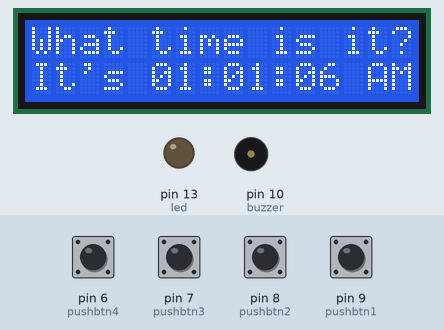
A sketch run on a simulated Arduino Uno, built with avr-gcc and run on an emulated ATmega328P. On the bench: 16×2 character LCD, output pins drawn as LEDs (lit = HIGH), buzzer (waves = sounding, pin HIGH). Inputs (shaded band) come from the test bench; at power-on: pin 6 (pushbtn4), pin 7 (pushbtn3), pin 8 (pushbtn2), pin 9 (pushbtn1) LOW.

Above: at 1.2 s.
1.3 s: pin 8 (pushbtn2) pulled HIGH for 0.25 s
At 1.8 s:
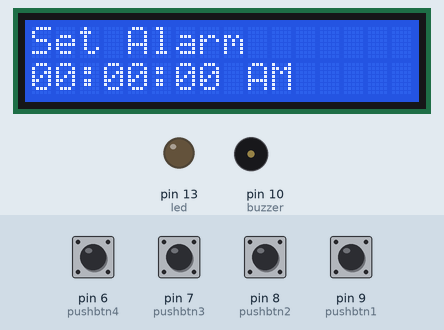
3.8 s: pin 9 (pushbtn1) pulled HIGH for 1 s
At 4.45 s:
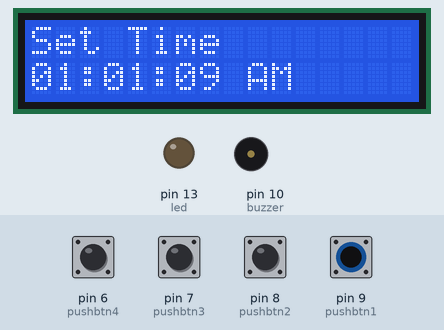
6.4 s: pin 8 (pushbtn2) pulled HIGH for 1 s
At 6.9 s:
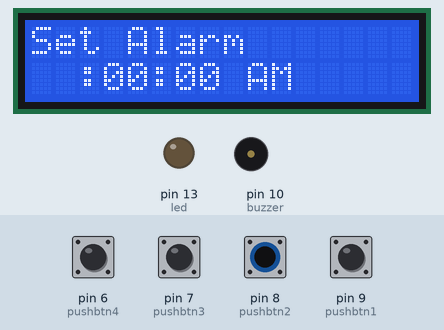
8.9 s: pin 6 (pushbtn4) pulled HIGH for 0.25 s
At 9.54 s:
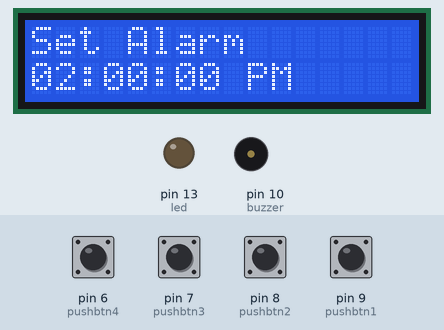
11.5 s: pin 7 (pushbtn3) pulled HIGH for 0.25 s
At 11.98 s:
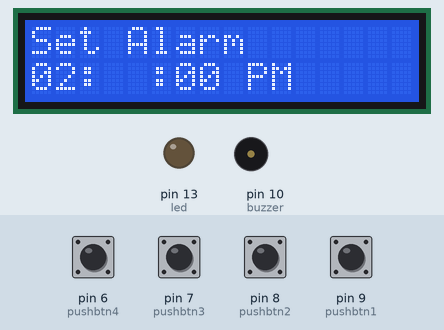
13.3 s: pin 6 (pushbtn4) pulled HIGH for 1 s
At 13.81 s:
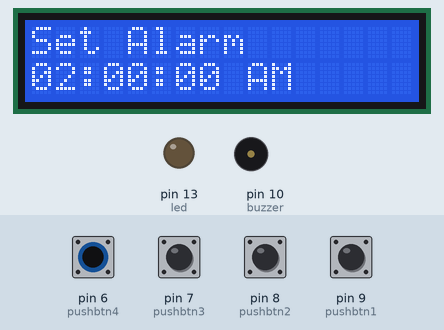
Timing chart, 0 to 16.3 s (numbered marks = the images above; inputs shaded):
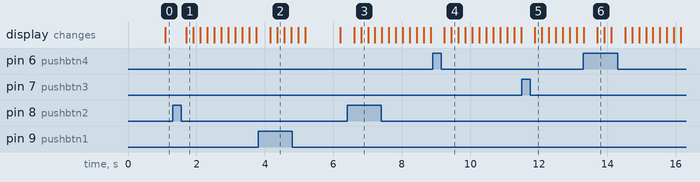

Measured:
- after the input at 1.3 s, the display: changes after 0.41 s (image 1)
- after the input at 3.8 s, the display: first changes after 0.35 s (image 2 shows a later state)
- after the input at 6.4 s, the display: first changes after 0.21 s (image 3 shows a later state)
- after the input at 11.5 s, the display: changes after 0.39 s (image 5)

The sketch:

ExtraHomework5.ino
```cpp
#include <LiquidCrystal.h>;
const int rs = 12, en = 11, d4 = 5, d5 = 4, d6 = 3, d7 = 2;
LiquidCrystal lcd(rs, en, d4, d5, d6, d7);

bool isAlarm = false, isStopwatch = false, isTimer = false;
const int buzzer = 10, led = 13;
const int pushbtn1 = 9;
const int pushbtn2 = 8;
const int pushbtn3 = 7;
const int pushbtn4 = 6;

int hour=01, minute=01, second=5, pis=0, mls=0, lastTime=0, now;
int hourAlarm=0, minuteAlarm=0, secondAlarm=0;
int mode=0;
int flag = 0, flagAlarm = 0;  //indicates 0 = AM, 1 = PM


int btnstate1; //indicates pushbtn's state
int btnstate2;
int btnstate3;
int btnstate4;


void setup() {
  lcd.begin(16, 2);
  pinMode(pushbtn2, INPUT);
  pinMode(pushbtn3, INPUT);
  pinMode(pushbtn4, INPUT);
  pinMode(pushbtn1, INPUT);
  pinMode(buzzer, OUTPUT);
  pinMode(led, OUTPUT);
  Serial.begin(9600);
}

void loop(){
  if(mode==0)clock();
  else if(mode==1)setTime();
  else if(mode==2)setAlarm();
}


//////////****************CHECKING FOR NEW SCREEN***************//////////
void checkState(){
  btnstate1=digitalRead(pushbtn1);
  btnstate2=digitalRead(pushbtn2);
  btnstate3=digitalRead(pushbtn3);
  btnstate4=digitalRead(pushbtn4);
  if(btnstate1|btnstate2|btnstate3|btnstate4) {
     if(btnstate1==1){
       mode=1;
     }
     if(btnstate2==1){
       mode=2;
     }
   }
    else {
       mode=0;
    }
}

//Show the current clock
void clock(){
  lcd.setCursor(0,0);
  lcd.print("What time is it?");
  lcd.setCursor(0,1);
  lcd.print("It's ");
  if(hour<10)lcd.print("0");
  lcd.print(hour);
  lcd.print(":");
  if(minute<10)lcd.print("0");
  lcd.print(minute);
  lcd.print(":");
  if(second<10)lcd.print("0");
  lcd.print(second);

 if(flag==0) lcd.print(" AM");
 if(flag==1) lcd.print(" PM");

 checkState();
 delay(200);
 runningClock(&hour, &minute, &second, &now, &lastTime, &mls, &flag);
}

void runningClock(int* _hour,int* _minute, int* _second, int* _now, int* _lastTime, int* _mls, int* _flag){
 int increHour=0;
 *_now=(millis());
 *_mls+=(*_now-*_lastTime);
 *_lastTime=*_now;

 if(*_mls >= 1000){
  *_second+=(*_mls/1000);
  *_mls%=1000;
  }
 if(*_second >= 60){
   *_minute+=*_second/60;
   *_second%=60;
  }
 if(*_minute >= 60){
   increHour=*_minute/60;
   	*_minute%=60;
  }
  if(increHour%24==0); //hour as before
  else {
    increHour%=24;
    if(increHour<12){
      if(*_hour==12){
        *_hour=increHour;
      }
      else if(*_hour+increHour>=12){
        *_hour-=12;
        *_flag=*_flag==0?1:0;
      }
    }
    else{
      *_hour=((*_hour+increHour)%12);
      *_flag=*_flag==0?1:0;

    }
 	if(*_flag==0 & *_hour==12)*_hour=0;
 	else if(*_flag==1 & *_hour==0)*_hour=12;
 }
  if(isAlarm)checkAlarm();
}


//Set the clock
void setTime() {
  int *main_var;
  int X, Y;
  lcd.clear();

  int currentChangeIn = 1; //1 is hour 2 is minute and so on
  while(true)
  {
    lcd.setCursor(0,0);
  	lcd.print("Set Time");
  	lcd.setCursor(0,1);
  	if(hour<10)lcd.print("0");
  	lcd.print(hour);
  	lcd.print(":");
  	if(minute<10)lcd.print("0");
  	lcd.print(minute);
  	lcd.print(":");
  	if(second<10)lcd.print("0");
  	lcd.print(second);

  	if(flag==0) lcd.print(" AM");
  	if(flag==1) lcd.print(" PM");

   	btnstate1=digitalRead(pushbtn1);
  	btnstate2=digitalRead(pushbtn2);
  	btnstate3=digitalRead(pushbtn3);
  	btnstate4=digitalRead(pushbtn4);
    if(btnstate1==1){
      mode=0;
      delay(200);
      break;
    }
    if(btnstate3==1){
      if(currentChangeIn==3)currentChangeIn=0;
      currentChangeIn+=1;
      delay(200);
    }
    if(currentChangeIn==1){
      main_var = &hour;
      X = 0;
      Y = 1;

      if(digitalRead(pushbtn2)==1){
        hour+=1;
        if(hour==13)hour=1;
        else if(hour==12 & flag==0)hour=0;
        delay(200);
      }
    }
    if(currentChangeIn==2){
      main_var = &minute;
      X = 3;
      Y = 1;

      if(digitalRead(pushbtn2)==1){
        minute+=1;
        if(minute==60)minute=0;
        delay(200);
      }
    }
    if(currentChangeIn==3){
      main_var = &second;
      X = 6;
      Y = 1;

      if(digitalRead(pushbtn2)==1){
        second+=1;
        if(second==60)second=0;
        delay(200);
      }
    }
    if(btnstate4==1){
      flag=flag==0?1:0;
      if(flag==0 & hour==12)hour=0;
      else if(flag==1 & hour==0)hour=12;
      delay(200);
    }
    blink(*main_var,X,Y);
	runningClock(&hour, &minute, &second, &now, &lastTime, &mls, &flag);
  }
}

//Set the alarm
void setAlarm() {
  int *main_var;
  int X, Y;
  lcd.clear();

  int currentChangeIn = 1; //1 is hour 2 is minute and so on
  while(true)
  {
    lcd.setCursor(0,0);
  	lcd.print("Set Alarm");
  	lcd.setCursor(0,1);
  	if(hourAlarm<10)lcd.print("0");
  	lcd.print(hourAlarm);
  	lcd.print(":");
  	if(minuteAlarm<10)lcd.print("0");
  	lcd.print(minuteAlarm);
  	lcd.print(":");
  	if(secondAlarm<10)lcd.print("0");
  	lcd.print(secondAlarm);

  	if(flagAlarm==0) lcd.print(" AM");
  	if(flagAlarm==1) lcd.print(" PM");

   	btnstate1=digitalRead(pushbtn1);
  	btnstate2=digitalRead(pushbtn2);
  	btnstate3=digitalRead(pushbtn3);
  	btnstate4=digitalRead(pushbtn4);
    if(btnstate1==1){
      mode=0;
      delay(200);
      break;
    }
    if(btnstate3==1){
      if(currentChangeIn==3)currentChangeIn=0;
      currentChangeIn+=1;
      delay(200);
    }
    if(currentChangeIn==1){
      main_var=&hourAlarm;
      X = 0;
      Y = 1;

      if(digitalRead(pushbtn2)==1){
        hourAlarm+=1;
        if(hourAlarm==13)hourAlarm=1;
        else if(hourAlarm==12 & flagAlarm==0)hourAlarm=0;
        delay(200);
      }
    }
    if(currentChangeIn==2){
      main_var=&minuteAlarm;
      X = 3;
      Y = 1;

      if(digitalRead(pushbtn2)==1){
        minuteAlarm+=1;
        if(minuteAlarm==60)minuteAlarm=0;
        delay(200);
      }
    }
    if(currentChangeIn==3){
      main_var=&secondAlarm;
      X = 6;
      Y = 1;

      if(digitalRead(pushbtn2)==1){
        secondAlarm+=1;
        if(secondAlarm==60)secondAlarm=0;
        delay(200);
      }
    }
    if(btnstate4==1){
      flagAlarm=flagAlarm==0?1:0;
      if(flagAlarm==0 & hourAlarm==12)hourAlarm=0;
      else if(flagAlarm==1 & hourAlarm==0)hourAlarm=12;
      delay(200);
    }
    blink(*main_var,X,Y);
  }
  isAlarm=true;
  runningClock(&hour, &minute, &second, &now, &lastTime, &mls, &flag);
}

void checkAlarm(){
  if(hour==hourAlarm & minute==minuteAlarm & second==secondAlarm & flag==flagAlarm){
    tone(buzzer, 3000);
    digitalWrite(led, HIGH);
  }
    //delay(10000);
    if(digitalRead(pushbtn4)==1){noTone(buzzer);
    digitalWrite(led, LOW);
    isAlarm=false;
    }

}

void blink(int main_var, int X, int Y){
  lcd.setCursor(X, Y);
  	if(pis == 0){
  	  if(main_var<10)lcd.print("0");
  	  lcd.print(main_var);
  	  delay(200);
  	}
  	if(pis == 1){
 	  lcd.print("  ");
 	  delay(200);
    }
  	pis=(pis+1)%2;
}
```
